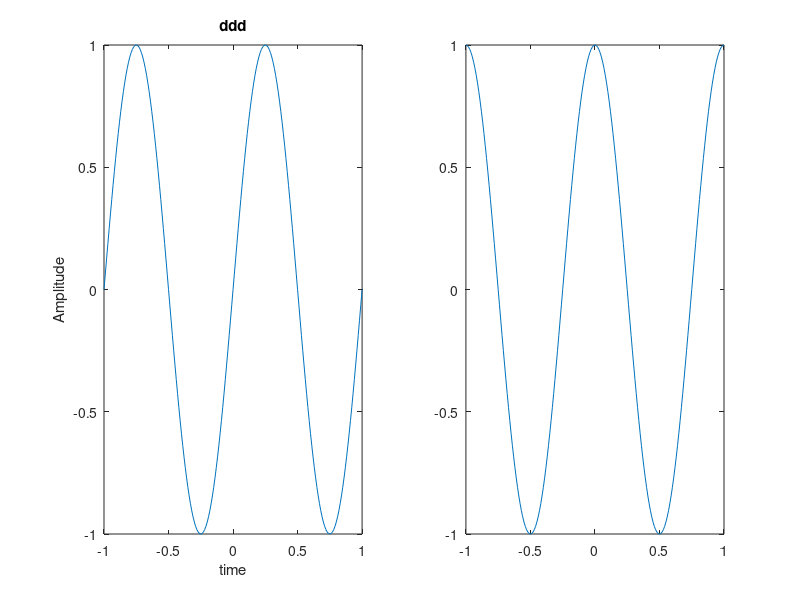

Reproduce this figure in MATLAB.


t=-1:1/100:1
f=1;
x1=sin(2*pi*f*t);
subplot(1,2,1);
plot(t,x1)
ylabel('Amplitude');
title('ddd');
xlabel('time');
x2=cos(2*pi*f*t);
subplot(1,2,2);
ylabel('Amplitude');
title('ddd');
xlabel('tme');
plot(t,x2)
